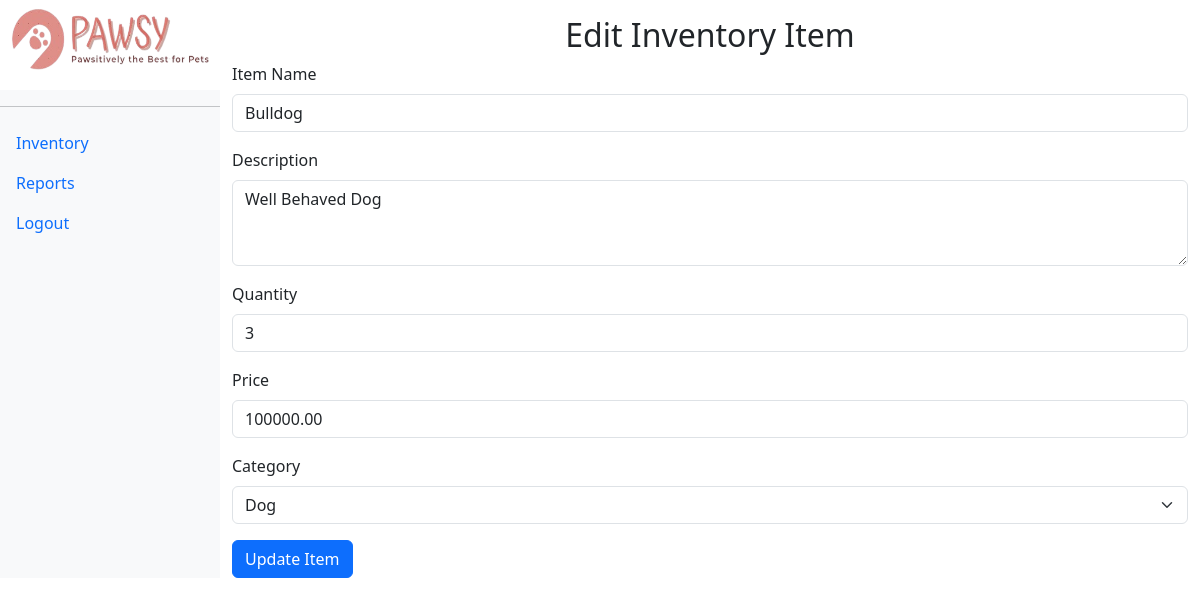
Page /public/edit_item.php?id=9 (signed in) on the committed database.
### tables this page shows
CREATE TABLE `inventory` (
  `id` int(11) NOT NULL,
  `name` varchar(255) NOT NULL,
  `description` text DEFAULT NULL,
  `quantity` int(11) NOT NULL,
  `price` decimal(10,2) NOT NULL,
  `category` varchar(100) DEFAULT NULL,
  `created_at` timestamp NULL DEFAULT current_timestamp()
);

CREATE TABLE `categories` (
  `id` int(11) NOT NULL,
  `name` varchar(100) NOT NULL
);

### public/edit_item.php (the view, shortened to what this page needs)
<?php
require '../config.php';
$id = $_GET['id'];
$stmt = $pdo->prepare("SELECT * FROM inventory WHERE id = ?");
$stmt->execute([$id]);
$item = $stmt->fetch();
$categories = $pdo->query("SELECT * FROM categories")->fetchAll();
?>
<!DOCTYPE html>
<html lang="en">
<head>
    <link href="https://cdn.jsdelivr.net/npm/bootstrap@5.3.0/dist/css/bootstrap.min.css" rel="stylesheet">
</head>
<body>
    <div class="d-flex">
        <?php include 'dashboard.php'; ?>
        <div class="container-fluid mt-3">
            <h2 class="text-center">Edit Inventory Item</h2>
            <form method="POST" action="../backend/edit_item.php">
                <div class="mb-3">
                    <label for="name" class="form-label">Item Name</label>
                    <input type="text" class="form-control" id="name" name="name" value="<?= htmlspecialchars($item['name']) ?>" required>
                </div>
                <div class="mb-3">
                    <label for="description" class="form-label">Description</label>
                    <textarea class="form-control" id="description" name="description" rows="3" required><?= htmlspecialchars($item['description']) ?></textarea>
                </div>
                <div class="mb-3">
                    <label for="quantity" class="form-label">Quantity</label>
                    <input type="number" class="form-control" id="quantity" name="quantity" value="<?= htmlspecialchars($item['quantity']) ?>" required>
                </div>
                <div class="mb-3">
                    <label for="price" class="form-label">Price</label>
                    <input type="number" step="0.01" class="form-control" id="price" name="price" value="<?= htmlspecialchars($item['price']) ?>" required>
                </div>
                <div class="mb-3">
                    <label for="category_id" class="form-label">Category</label>
                    <select class="form-select" id="category_id" name="category_id" required>
                        <?php foreach ($categories as $category): ?>
                            <option value="<?= $category['id'] ?>" <?= $category['name'] == $item['category'] ? 'selected' : '' ?>>
                                <?= $category['name'] ?>
                            </option>
                        <?php endforeach; ?>
                    </select>
                </div>
                <button type="submit" class="btn btn-primary">Update Item</button>
            </form>
        </div>
    </div>
</body>
</html>

### rows in the picture
inventory: name "Bulldog", description "Well Behaved Dog", quantity "3", price "100000.00", category_id "Dog"
